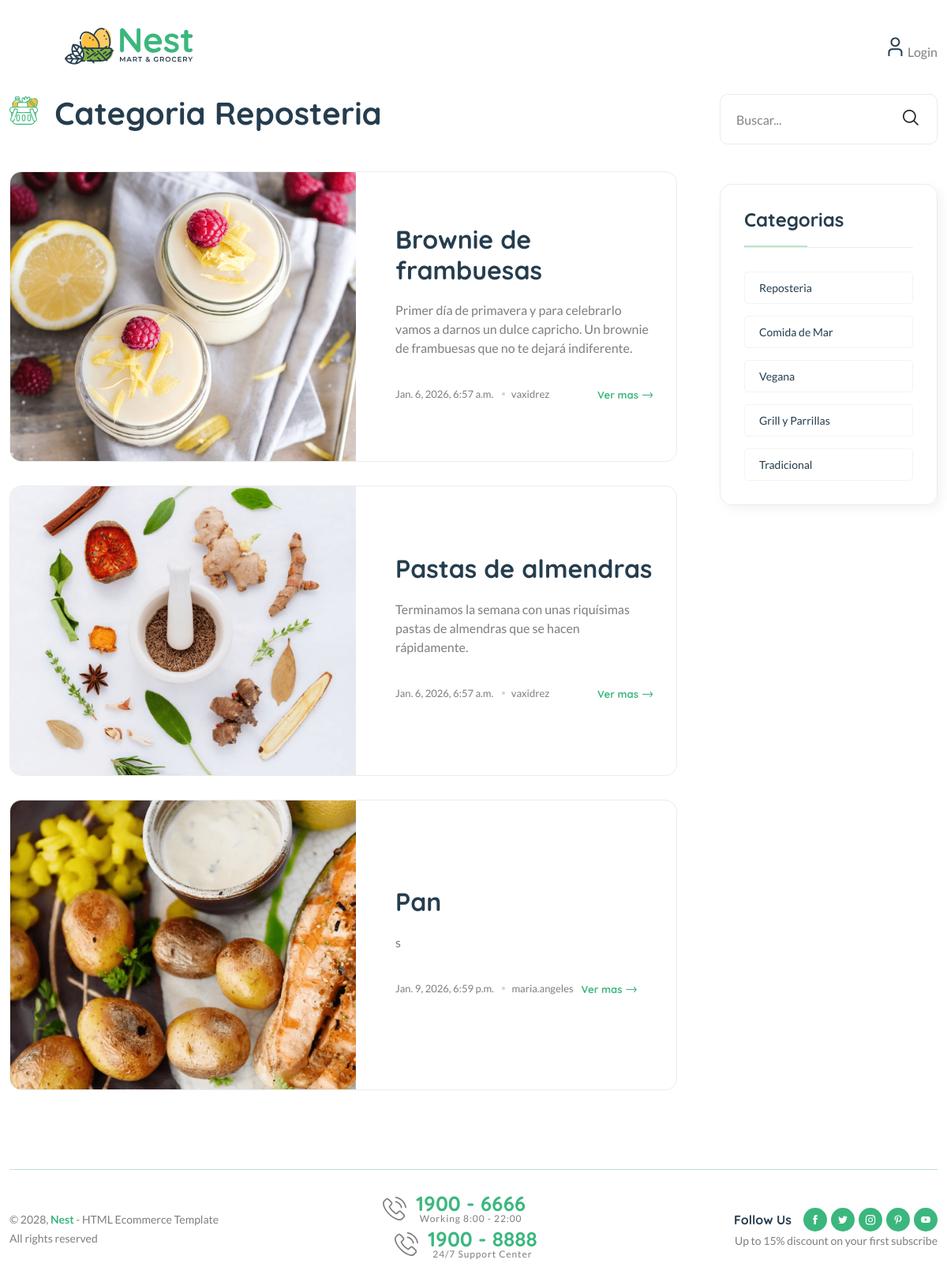
Page /category/1/ on the committed database.
### blogs/models.py (models this page shows, shortened)
class Category(models.Model):
    category_name = models.CharField(max_length=50, unique=True)
    created_at = models.DateTimeField(auto_now_add=True)
    updated_at = models.DateTimeField(auto_now=True)
    class Meta:
        verbose_name_plural = "categories"
    def __str__(self):
        return self.category_name

class Blog(models.Model):
    title = models.CharField(max_length=100)
    slug = models.SlugField(max_length=150, unique=True, blank=True)
    category = models.ForeignKey(Category, on_delete=models.CASCADE)
    author = models.ForeignKey(User, on_delete=models.CASCADE)
    featured_image = models.ImageField(upload_to='uploads/%Y/%m/%d')
    short_description = models.TextField(max_length=500)
    blog_body=models.TextField(max_length=2000)
    status = models.TextField(max_length=20, choices=STATUS_CHOICES, default='Draft')
    is_featured = models.BooleanField(default=False)
    created_at = models.DateTimeField(auto_now_add=True)
    updated_at = models.DateTimeField(auto_now=True)

### blogs/views.py (the view)
# urls.py: path('<int:category_id>/', views.posts_by_category, name='posts_by_category'),
def posts_by_category(request, category_id):
    posts = Blog.objects.filter(status='Published', category__id=category_id)
    try:
        category = Category.objects.get(pk=category_id)
    except:
        return redirect('home')
    context = {
        'posts': posts,
        'category': category,
    }
    return render(request, 'posts_by_category.html', context)

### blogs/context_processors.py (called while the page is built)
def get_categories(request):
    categories = Category.objects.all()
    return dict(categories=categories)

### templates/posts_by_category.html
{% extends "base.html" %}
{% load static %}
{% block content %}
    <main class="main">
        <div class="page-content mb-50">
            <div class="container">
                <div class="row">
                    <div class="col-lg-9">
                        <div class="shop-product-fillter mb-50 pr-30">
                            <div class="totall-product">
                                <h2>
                                    <img class="w-36px mr-10" src="{% static 'assets/imgs/theme/icons/category-1.svg' %}" alt="" />
                                    Categoria {{ category }}
                                </h2>
                            </div>
                        </div>
                        <div class="loop-grid loop-list pr-30 mb-50">
                            {% for post in posts %}
                            <article class="wow fadeIn animated hover-up mb-30 animated">
                                <div class="post-thumb" style="background-image: url('{{ post.featured_image.url }}')"></div>
                                <div class="entry-content-2 pl-50">
                                    <h3 class="post-title mb-20">
                                        <a href="{% url 'blogs' post.slug %}">{{ post.title }}</a>
                                    </h3>
                                    <p class="post-exerpt mb-40">{{ post.short_description }}</p>
                                    <div class="entry-meta meta-1 font-xs color-grey mt-10 pb-10">
                                        <div>
                                            <span class="post-on">{{ post.updated_at }}</span>
                                            <span class="hit-count has-dot">{{ post.author }}</span>
                                        </div>
                                        <a href="{% url 'blogs' post.slug %}" class="text-brand font-heading font-weight-bold">Ver mas <i class="fi-rs-arrow-right"></i></a>
                                    </div>
                                </div>
                            </article>
                          {% endfor %}
                        </div>
                    </div>
                    <div class="col-lg-3 primary-sidebar sticky-sidebar">
                        <div class="widget-area">
                        {% include 'includes/blog_search.html' %}
                        {% include 'includes/category_list.html' %}
                        </div>
                    </div>
                </div>
            </div>
        </div>
    </main>
    {% endblock %}

### templates/base.html (shortened to what this page needs)
{% load static %}
<!DOCTYPE html>
<html class="no-js" lang="en">
<head>
    <link rel="stylesheet" href="{% static 'assets/css/main.css' %}" />
</head>
<body>
    <header class="header-area header-style-1 header-height-2">
        <div class="header-middle header-middle-ptb-1 d-none d-lg-block">
            <div class="container">
                <div class="header-wrap">
                    <a href="{% url 'home' %}"><img src="{% static 'assets/imgs/theme/logo.svg' %}" alt="logo" /></a>
                    <div class="header-right">
                        <div class="header-action-right">
                            <div class="header-action-2">
                                {% if not user.is_authenticated %}
                                <div class="header-action-icon-2">
                                    <a href="{% url 'login' %}">
                                        <img class="svgInject" alt="Nest" src="{% static 'assets/imgs/theme/icons/icon-user.svg' %}" />
                                    </a>
                                    <a href="{% url 'login' %}"><span class="lable ml-0">&nbsp;Login</span></a>
                                </div>
                                {% endif %}
                                </div>
                            </div>
                        </div>
                    </div>
                </div>
            </div>
    </header>
 {% block content %}
 {% endblock %}
 <footer class="main">
        <div class="container pb-30">
            <div class="row align-items-center">
                <div class="col-12 mb-30">
                    <div class="footer-bottom"></div>
                </div>
                <div class="col-xl-4 col-lg-6 col-md-6">
                    <p class="font-sm mb-0">&copy; 2028, <strong class="text-brand">Nest</strong> - HTML Ecommerce Template <br />All rights reserved</p>
                </div>
                <div class="col-xl-4 col-lg-6 text-center d-none d-xl-block">
                    <div class="hotline d-lg-inline-flex mr-30">
                        <img src="{% static 'assets/imgs/theme/icons/phone-call.svg' %}" alt="hotline" />
                        <p>1900 - 6666<span>Working 8:00 - 22:00</span></p>
                    </div>
                    <div class="hotline d-lg-inline-flex">
                        <img src="{% static 'assets/imgs/theme/icons/phone-call.svg' %}" alt="hotline" />
                        <p>1900 - 8888<span>24/7 Support Center</span></p>
                    </div>
                </div>
                <div class="col-xl-4 col-lg-6 col-md-6 text-end d-none d-md-block">
                    <div class="mobile-social-icon">
                        <h6>Follow Us</h6>
                        <a href="#"><img src="{% static 'assets/imgs/theme/icons/icon-facebook-white.svg' %}" alt="" /></a>
                        <a href="#"><img src="{% static 'assets/imgs/theme/icons/icon-twitter-white.svg' %}" alt="" /></a>
                        <a href="#"><img src="{% static 'assets/imgs/theme/icons/icon-instagram-white.svg' %}" alt="" /></a>
                        <a href="#"><img src="{% static 'assets/imgs/theme/icons/icon-pinterest-white.svg' %}" alt="" /></a>
                        <a href="#"><img src="{% static 'assets/imgs/theme/icons/icon-youtube-white.svg' %}" alt="" /></a>
                    </div>
                    <p class="font-sm">Up to 15% discount on your first subscribe</p>
                </div>
            </div>
        </div>
    </footer>
</body>
</html>

### templates/includes/blog_search.html
                            <div class="sidebar-widget-2 widget_search mb-50">
                                <div class="search-form">
                                    <form action="{% url 'search' %}" method="get">
                                        <input type="text" name="keyword" value="{{ keyword }}" placeholder="Buscar..." />
                                        <button type="submit"><i class="fi-rs-search"></i></button>
                                    </form>
                                </div>
                            </div>

### templates/includes/category_list.html
                            <div class="sidebar-widget widget-category-2 mb-50">
                                <h5 class="section-title style-1 mb-30">Categorias</h5>
                                <ul>
                                    {% for cat in categories %}
                                    <li>
                                        <a href="{% url 'posts_by_category' cat.id %}"> {{ cat.category_name }}</a>
                                    </li>
                                    {% endfor %}
                                </ul>
                            </div>

### rows in the picture
Category: category_name "Reposteria"
Blog: featured_image (picture), title "Brownie de frambuesas", short_description "Primer día de primavera y para celebrarlo vamos a darnos un dulce capricho. Un brownie de frambuesas que no te dejará indiferente.", updated_at "Jan. 6, 2026, 6:57 a.m.", author "vaxidrez"
Blog: featured_image (picture), title "Pastas de almendras", short_description "Terminamos la semana con unas riquísimas pastas de almendras que se hacen rápidamente.", updated_at "Jan. 6, 2026, 6:57 a.m.", author "vaxidrez"
Blog: featured_image (picture), title "Pan", short_description "s", updated_at "Jan. 9, 2026, 6:59 p.m.", author "maria.angeles"
Category: category_name "Comida de Mar"
Category: category_name "Vegana"
Category: category_name "Grill y Parrillas"
Category: category_name "Tradicional"
